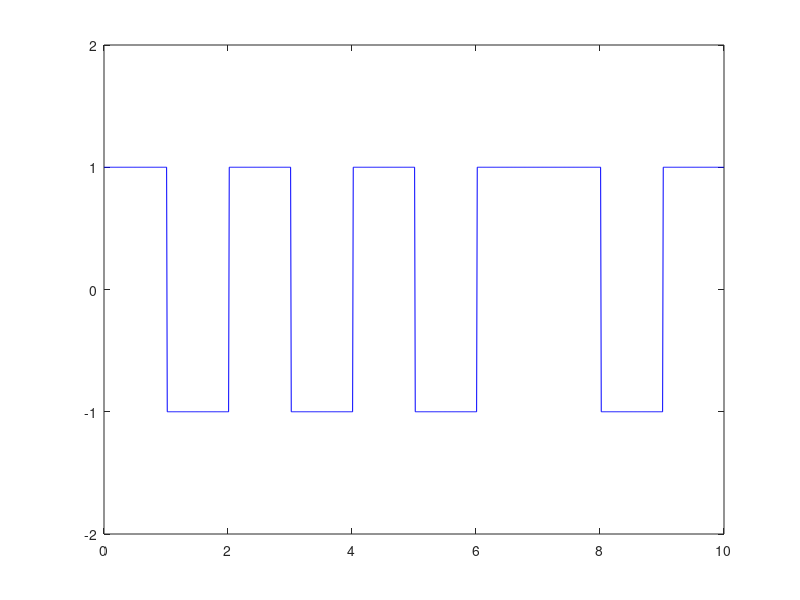

This chart was generated by the following MATLAB code:
close all;
clc;
n=[1 0 1 0 1 0 1 1 0 1]
it=1;
for i=1:length(n)
  if n(i)==1
  d(i)=it;
  else
  d(i)=-it;
  end
end

i=1;
t=0:0.01:length(n);
for j=1:length(t)
  if t(j)<=i
    y(j)=d(i);
  else
    y(j)=d(i)
    i+=1;
  end
end
plot(t,y,'b');
axis([0 length(n) -2 2]);